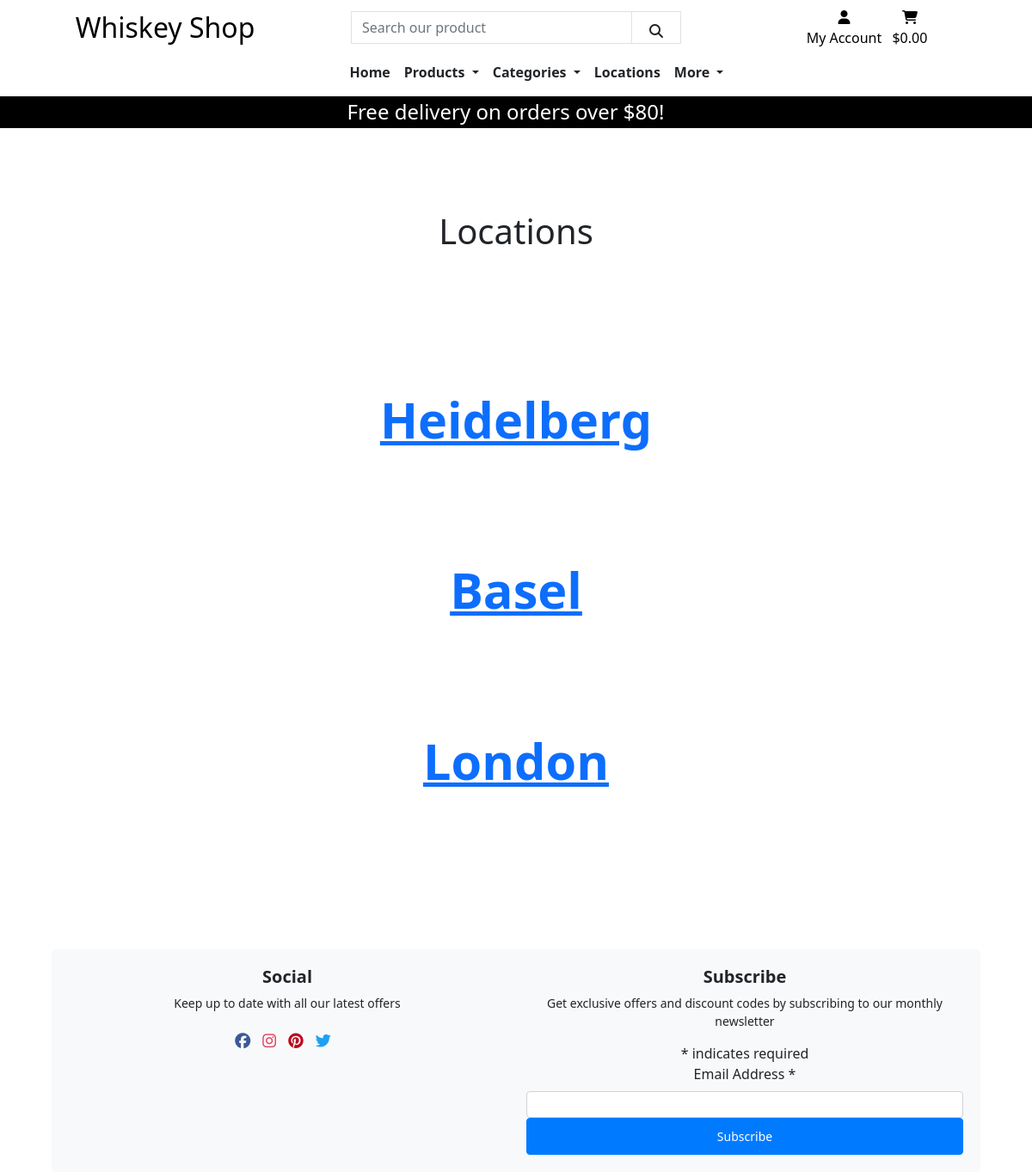
Page /locations/ on the committed database.
### location/models.py (models this page shows, shortened)
class Location(models.Model):
    name = models.CharField(max_length=256, unique=True)
    slug = models.SlugField(max_length=256, unique=True, null=True)
    email = models.EmailField(max_length=256, null=False, blank=False)
    phone_number = models.CharField(max_length=20, null=False, blank=False)
    street_address1 = models.CharField(max_length=100, null=False, blank=False)
    street_address2 = models.CharField(max_length=100, null=True, blank=True)
    town_or_city = models.CharField(max_length=40, null=False, blank=False)
    county = models.CharField(max_length=100, null=True, blank=True)
    country = models.CharField(max_length=40, null=False, blank=False)
    postcode = models.CharField(max_length=20, null=True, blank=True)
    latitude = models.DecimalField(max_digits=8, decimal_places=6)
    longitude = models.DecimalField(max_digits=8, decimal_places=6)
    opening_hours = models.ManyToManyField(
        Hours, related_name='opening_hours', blank=True
        )

### location/views.py (the view)
# urls.py: path('', views.LocationList.as_view(), name='locations'),
class LocationList(generic.ListView):
    model = Location
    queryset = Location.objects.all()
    template_name = 'locations/locations.html'

### bag/contexts.py (called while the page is built, shortened)
def bag_contents(request):
    bag_items = []
    total = 0
    product_count = 0
    bag = request.session.get('bag', {})
    if total < settings.FREE_DELIVERY_THRESHOLD:
        delivery = total * Decimal(settings.STANDARD_DELIVERY_PERCENTAGE / 100)
        free_delivery_delta = settings.FREE_DELIVERY_THRESHOLD - total
    else:
        delivery = 0
        free_delivery_delta = 0
    grand_total = delivery + total
    context = {
        'bag_items': bag_items,
        'total': total,
        'product_count': product_count,
        'delivery': delivery,
        'free_delivery_delta': free_delivery_delta,
        'free_delivery_threshold': settings.FREE_DELIVERY_THRESHOLD,
        'grand_total': grand_total,
    }
    return context

### location/templates/locations/locations.html (shortened to what this page needs)
{% extends 'base.html' %}
{% load static %}
{% block content %}
<div class="container">
    <div class="row">
        <div class="col-12 text-center">
            <h1 class="page-title my-5 py-5">
                Locations
            <div class="location-links mb-5 pb-5">
                {% for location in location_list %}
                    <a href="{% url 'location_detail' location.slug %}" class="location-button">
                        {{ location.name }}
                    </a>
                {% endfor %}
            </div>
        </div>
    </div>
</div>
{% endblock %}

### static/css/base.css (style rules this page uses)
html, body { height: 100%; margin: 0; }
@media (min-width: 1200px) { .container { max-width: 90%; } }
.location-links { display: flex; flex-direction: column; justify-content: center; align-items: center; }
.location-button { font-size: 3.6rem; font-weight: 700; padding: 1.5rem 3rem; border: 1px solid var(--primary-colour); margin: 2rem 0; display: block; }

### rows in the picture
Location: name "Heidelberg"
Location: name "Basel"
Location: name "London"

### other values in the picture
{{ free_delivery_threshold }} "80"
